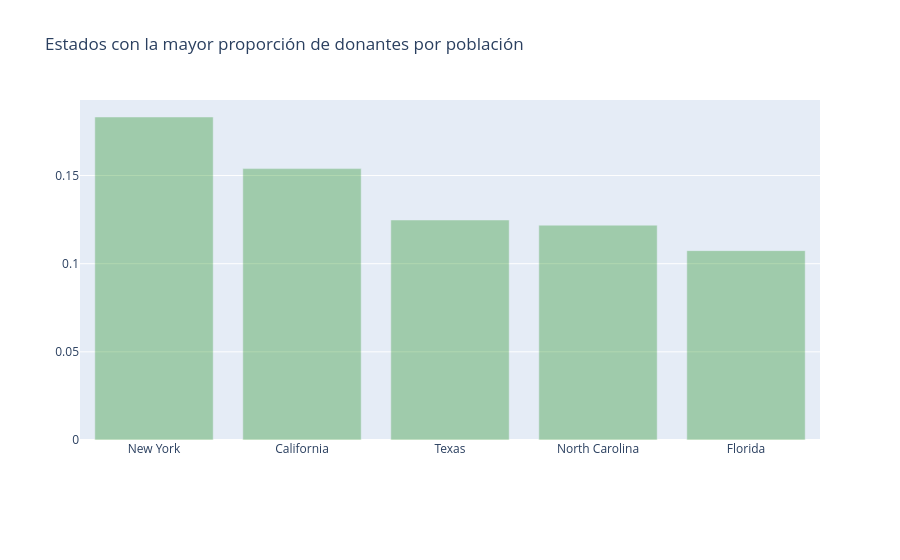

Write notebook code for a chart like this one.
### Markdown cell above
## 2.3 Estados con la mayor proporción de donantes por población

### Code cell
# Población por estado según el censo de 2013
census_2013 = {'Mississippi': 2991207, 'Iowa': 3090416, 'Oklahoma': 3850568, 'Delaware': 925749, 'Minnesota': 5420380, 'Alaska': 735132, 'Illinois': 12882135, 'Arkansas': 2959373, 'New Mexico': 2085287, 'Indiana': 6570902, 'Maryland': 5928814, 'Louisiana': 4625470, 'Texas': 26448193, 'Wyoming': 582658, 'Arizona': 6626624, 'Wisconsin': 5742713, 'Michigan': 9895622, 'Kansas': 2893957, 'Utah': 2900872, 'Virginia': 8260405, 'Oregon': 3930065, 'Connecticut': 3596080, 'New York': 19651127, 'California': 38332521, 'Massachusetts': 6692824, 'West Virginia': 1854304, 'South Carolina': 4774839, 'New Hampshire': 1323459, 'Vermont': 626630, 'Georgia': 9992167, 'North Dakota': 723393, 'Pennsylvania': 12773801, 'Florida': 19552860, 'Hawaii': 1404054, 'Kentucky': 4395295, 'Rhode Island': 1051511, 'Nebraska': 1868516, 'Missouri': 6044171, 'Ohio': 11570808, 'Alabama': 4833722, 'South Dakota': 844877, 'Colorado': 5268367, 'Idaho': 1612136, 'New Jersey': 8899339, 'Washington': 6971406, 'North Carolina': 9848060, 'Tennessee': 6495978, 'Montana': 1015165, 'District of Columbia': 646449, 'Nevada': 2790136, 'Maine': 1328302}

# Contar la cantidad de donantes por estado a partir del DataFrame original
donors_from_states = dict(donors_df['Donor State'].value_counts())

don_pop = {}
for state, don in donors_from_states.items():
    # Si el estado no está en el diccionario del censo, se ignora
    if state not in census_2013:
        continue
    # Calcular la tasa de donantes por cada 100,000 habitantes
    don_pop[state] = float(don) * 100000 / census_2013[state]

import operator
# Ordenar los estados de mayor a menor según su tasa de donantes
don_pop = sorted(don_pop.items(), key=operator.itemgetter(1), reverse=True)

# Extraer los nombres de los estados (xx) y las tasas (yy), omitiendo el primer elemento [1:]
xx = [x[0] for x in (don_pop)][1:]
yy = [x[1] for x in (don_pop)][1:]

# Configurar el gráfico de barras con Plotly
trace2 = go.Bar(
    x=xx,
    y=yy,
    name='Donantes por población',
    marker=dict(color='green'),
    opacity=0.3)

data = [trace2]

# Configurar el diseño (layout) del gráfico
layout = go.Layout(
    barmode='group',
    legend=dict(dict(x=-.1, y=1.2)),
    margin=dict(b=120),
    title='Estados con la mayor proporción de donantes por población',)

# Crear y mostrar la figura
fig = go.Figure(data=data, layout=layout)
iplot(fig, filename='barras-agrupadas')

### Figure 1 — Plotly figure (JSON) as saved in the notebook; plotly's stock layout.template omitted (floating-point values rounded to 4 significant figures)
{"data": [{"marker": {"color": "green"}, "name": "Donantes por población", "opacity": 0.3, "type": "bar", "x": ["New York", "California", "Texas", "North Carolina", "Florida"], "y": [0.1832, 0.1539, 0.1248, 0.1219, 0.1074]}], "layout": {"barmode": "group", "legend": {"x": -0.1, "y": 1.2}, "margin": {"b": 120}, "title": {"text": "Estados con la mayor proporción de donantes por población"}}}
